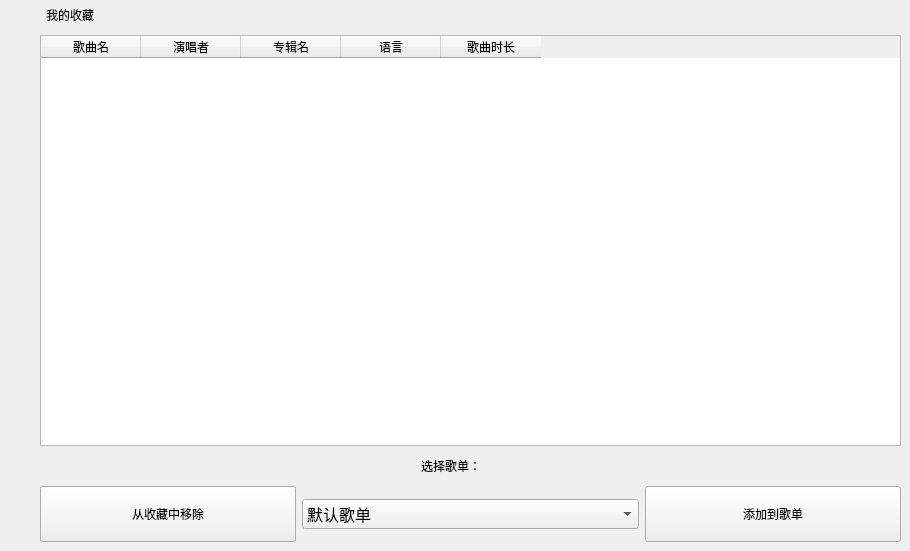
      <widget class="QWidget" name="userLikePage">
       <widget class="QWidget" name="layoutWidget">
        <property name="geometry">
         <rect>
          <x>0</x>
          <y>1</y>
          <width>901</width>
          <height>541</height>
         </rect>
        </property>
        <layout class="QVBoxLayout" name="verticalLayout_19">
         <item>
          <layout class="QVBoxLayout" name="verticalLayout_17">
           <item>
            <widget class="QLabel" name="userLikelistLbl">
             <property name="minimumSize">
              <size>
               <width>140</width>
               <height>28</height>
              </size>
             </property>
             <property name="maximumSize">
              <size>
               <width>140</width>
               <height>28</height>
              </size>
             </property>
             <property name="text">
              <string>我的收藏</string>
             </property>
             <property name="alignment">
              <set>Qt::AlignCenter</set>
             </property>
            </widget>
           </item>
           <item>
            <layout class="QHBoxLayout" name="horizontalLayout_14">
             <item>
              <spacer name="horizontalSpacer_12">
               <property name="orientation">
                <enum>Qt::Horizontal</enum>
               </property>
               <property name="sizeType">
                <enum>QSizePolicy::Preferred</enum>
               </property>
               <property name="sizeHint" stdset="0">
                <size>
                 <width>40</width>
                 <height>20</height>
                </size>
               </property>
              </spacer>
             </item>
             <item>
              <widget class="QTableWidget" name="userLikeTableWidget">
               <property name="minimumSize">
                <size>
                 <width>0</width>
                 <height>64</height>
                </size>
               </property>
               <property name="editTriggers">
                <set>QAbstractItemView::AnyKeyPressed|QAbstractItemView::EditKeyPressed</set>
               </property>
               <column>
                <property name="text">
                 <string>歌曲名</string>
                </property>
               </column>
               <column>
                <property name="text">
                 <string>演唱者</string>
                </property>
               </column>
               <column>
                <property name="text">
                 <string>专辑名</string>
                </property>
               </column>
               <column>
                <property name="text">
                 <string>语言</string>
                </property>
               </column>
               <column>
                <property name="text">
                 <string>歌曲时长</string>
                </property>
               </column>
              </widget>
             </item>
            </layout>
           </item>
          </layout>
         </item>
         <item>
          <layout class="QVBoxLayout" name="verticalLayout_18">
           <item>
            <layout class="QHBoxLayout" name="horizontalLayout_16">
             <item>
              <spacer name="horizontalSpacer_13">
               <property name="orientation">
                <enum>Qt::Horizontal</enum>
               </property>
               <property name="sizeHint" stdset="0">
                <size>
                 <width>40</width>
                 <height>20</height>
                </size>
               </property>
              </spacer>
             </item>
             <item>
              <widget class="QLabel" name="playlistSelectedLbl">
               <property name="minimumSize">
                <size>
                 <width>256</width>
                 <height>28</height>
                </size>
               </property>
               <property name="maximumSize">
                <size>
                 <width>256</width>
                 <height>28</height>
                </size>
               </property>
               <property name="text">
                <string>选择歌单：</string>
               </property>
               <property name="alignment">
                <set>Qt::AlignCenter</set>
               </property>
              </widget>
             </item>
             <item>
              <spacer name="horizontalSpacer_14">
               <property name="orientation">
                <enum>Qt::Horizontal</enum>
               </property>
               <property name="sizeHint" stdset="0">
                <size>
                 <width>40</width>
                 <height>20</height>
                </size>
               </property>
              </spacer>
             </item>
            </layout>
           </item>
           <item>
            <layout class="QHBoxLayout" name="horizontalLayout_15">
             <item>
              <spacer name="horizontalSpacer_15">
               <property name="orientation">
                <enum>Qt::Horizontal</enum>
               </property>
               <property name="sizeType">
                <enum>QSizePolicy::Maximum</enum>
               </property>
               <property name="sizeHint" stdset="0">
                <size>
                 <width>40</width>
                 <height>20</height>
                </size>
               </property>
              </spacer>
             </item>
             <item>
              <widget class="QPushButton" name="delLikeSongBtn">
               <property name="minimumSize">
                <size>
                 <width>256</width>
                 <height>56</height>
                </size>
               </property>
               <property name="maximumSize">
                <size>
                 <width>256</width>
                 <height>56</height>
                </size>
               </property>
               <property name="text">
                <string>从收藏中移除</string>
               </property>
              </widget>
             </item>
             <item>
              <widget class="QComboBox" name="playlistComboBox">
               <property name="minimumSize">
                <size>
                 <width>300</width>
                 <height>30</height>
                </size>
               </property>
               <property name="maximumSize">
                <size>
                 <width>16777215</width>
                 <height>30</height>
                </size>
               </property>
               <property name="font">
                <font>
                 <family>黑体</family>
                 <pointsize>12</pointsize>
                 <weight>50</weight>
                 <bold>false</bold>
                </font>
               </property>
               <item>
                <property name="text">
                 <string>默认歌单</string>
                </property>
               </item>
              </widget>
             </item>
             <item>
              <widget class="QPushButton" name="addToPlaylistBtn">
               <property name="minimumSize">
                <size>
                 <width>256</width>
                 <height>56</height>
                </size>
               </property>
               <property name="maximumSize">
                <size>
                 <width>256</width>
                 <height>56</height>
                </size>
               </property>
               <property name="text">
                <string>添加到歌单</string>
               </property>
              </widget>
             </item>
            </layout>
           </item>
          </layout>
         </item>
        </layout>
       </widget>
      </widget>
